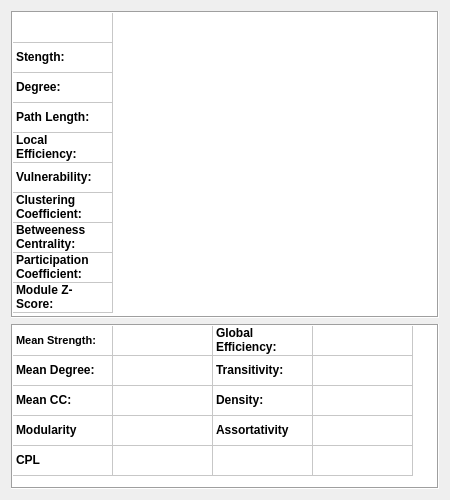
<?xml version="1.0" encoding="UTF-8"?>
<ui version="4.0">
 <class>ShowMetricsDialog</class>
 <widget class="QDialog" name="ShowMetricsDialog">
  <property name="geometry">
   <rect>
    <x>0</x>
    <y>0</y>
    <width>450</width>
    <height>500</height>
   </rect>
  </property>
  <property name="minimumSize">
   <size>
    <width>450</width>
    <height>500</height>
   </size>
  </property>
  <property name="maximumSize">
   <size>
    <width>16777215</width>
    <height>500</height>
   </size>
  </property>
  <property name="windowTitle">
   <string>Dialog</string>
  </property>
  <layout class="QVBoxLayout" name="verticalLayout">
   <item>
    <widget class="QTableWidget" name="LocalMetricsTable">
     <property name="frameShape">
      <enum>QFrame::Box</enum>
     </property>
     <property name="editTriggers">
      <set>QAbstractItemView::NoEditTriggers</set>
     </property>
     <property name="showGrid">
      <bool>true</bool>
     </property>
     <property name="cornerButtonEnabled">
      <bool>true</bool>
     </property>
     <property name="rowCount">
      <number>10</number>
     </property>
     <property name="columnCount">
      <number>1</number>
     </property>
     <attribute name="horizontalHeaderVisible">
      <bool>false</bool>
     </attribute>
     <attribute name="verticalHeaderVisible">
      <bool>false</bool>
     </attribute>
     <row/>
     <row/>
     <row/>
     <row/>
     <row/>
     <row/>
     <row/>
     <row/>
     <row/>
     <row/>
     <column/>
     <item row="0" column="0">
      <property name="text">
       <string notr="true"/>
      </property>
      <property name="font">
       <font>
        <weight>75</weight>
        <bold>true</bold>
       </font>
      </property>
     </item>
     <item row="1" column="0">
      <property name="text">
       <string notr="true">Stength:</string>
      </property>
      <property name="font">
       <font>
        <weight>75</weight>
        <bold>true</bold>
       </font>
      </property>
     </item>
     <item row="2" column="0">
      <property name="text">
       <string notr="true">Degree:</string>
      </property>
      <property name="font">
       <font>
        <weight>75</weight>
        <bold>true</bold>
       </font>
      </property>
     </item>
     <item row="3" column="0">
      <property name="text">
       <string notr="true">Path Length:</string>
      </property>
      <property name="font">
       <font>
        <weight>75</weight>
        <bold>true</bold>
       </font>
      </property>
     </item>
     <item row="4" column="0">
      <property name="text">
       <string notr="true">Local Efficiency:</string>
      </property>
      <property name="font">
       <font>
        <weight>75</weight>
        <bold>true</bold>
       </font>
      </property>
     </item>
     <item row="5" column="0">
      <property name="text">
       <string notr="true">Vulnerability:</string>
      </property>
      <property name="font">
       <font>
        <weight>75</weight>
        <bold>true</bold>
       </font>
      </property>
     </item>
     <item row="6" column="0">
      <property name="text">
       <string notr="true">Clustering Coefficient:</string>
      </property>
      <property name="font">
       <font>
        <weight>75</weight>
        <bold>true</bold>
       </font>
      </property>
     </item>
     <item row="7" column="0">
      <property name="text">
       <string notr="true">Betweeness Centrality:</string>
      </property>
      <property name="font">
       <font>
        <weight>75</weight>
        <bold>true</bold>
       </font>
      </property>
     </item>
     <item row="8" column="0">
      <property name="text">
       <string notr="true">Participation Coefficient:</string>
      </property>
      <property name="font">
       <font>
        <weight>75</weight>
        <bold>true</bold>
       </font>
      </property>
     </item>
     <item row="9" column="0">
      <property name="text">
       <string notr="true">Module Z-Score:</string>
      </property>
      <property name="font">
       <font>
        <weight>75</weight>
        <bold>true</bold>
       </font>
      </property>
     </item>
    </widget>
   </item>
   <item>
    <widget class="QTableWidget" name="GlobalMetricsTable">
     <property name="maximumSize">
      <size>
       <width>16777215</width>
       <height>165</height>
      </size>
     </property>
     <property name="frameShape">
      <enum>QFrame::Box</enum>
     </property>
     <property name="editTriggers">
      <set>QAbstractItemView::NoEditTriggers</set>
     </property>
     <property name="gridStyle">
      <enum>Qt::SolidLine</enum>
     </property>
     <property name="rowCount">
      <number>5</number>
     </property>
     <property name="columnCount">
      <number>4</number>
     </property>
     <attribute name="horizontalHeaderVisible">
      <bool>false</bool>
     </attribute>
     <attribute name="verticalHeaderVisible">
      <bool>false</bool>
     </attribute>
     <row/>
     <row/>
     <row/>
     <row/>
     <row/>
     <column/>
     <column/>
     <column/>
     <column/>
     <item row="0" column="0">
      <property name="text">
       <string notr="true">Mean Strength:</string>
      </property>
      <property name="font">
       <font>
        <pointsize>8</pointsize>
        <weight>75</weight>
        <bold>true</bold>
       </font>
      </property>
     </item>
     <item row="0" column="2">
      <property name="text">
       <string notr="true">Global Efficiency:</string>
      </property>
      <property name="font">
       <font>
        <weight>75</weight>
        <bold>true</bold>
       </font>
      </property>
     </item>
     <item row="1" column="0">
      <property name="text">
       <string notr="true">Mean Degree:</string>
      </property>
      <property name="font">
       <font>
        <weight>75</weight>
        <bold>true</bold>
       </font>
      </property>
     </item>
     <item row="1" column="2">
      <property name="text">
       <string notr="true">Transitivity:</string>
      </property>
      <property name="font">
       <font>
        <weight>75</weight>
        <bold>true</bold>
       </font>
      </property>
     </item>
     <item row="2" column="0">
      <property name="text">
       <string notr="true">Mean CC:</string>
      </property>
      <property name="font">
       <font>
        <weight>75</weight>
        <bold>true</bold>
       </font>
      </property>
     </item>
     <item row="2" column="2">
      <property name="text">
       <string notr="true">Density:</string>
      </property>
      <property name="font">
       <font>
        <weight>75</weight>
        <bold>true</bold>
       </font>
      </property>
     </item>
     <item row="3" column="0">
      <property name="text">
       <string notr="true">Modularity</string>
      </property>
      <property name="font">
       <font>
        <weight>75</weight>
        <bold>true</bold>
       </font>
      </property>
     </item>
     <item row="3" column="2">
      <property name="text">
       <string notr="true">Assortativity</string>
      </property>
      <property name="font">
       <font>
        <weight>75</weight>
        <bold>true</bold>
       </font>
      </property>
     </item>
     <item row="4" column="0">
      <property name="text">
       <string notr="true">CPL</string>
      </property>
      <property name="font">
       <font>
        <weight>75</weight>
        <bold>true</bold>
       </font>
      </property>
     </item>
    </widget>
   </item>
  </layout>
 </widget>
 <resources/>
 <connections/>
</ui>
